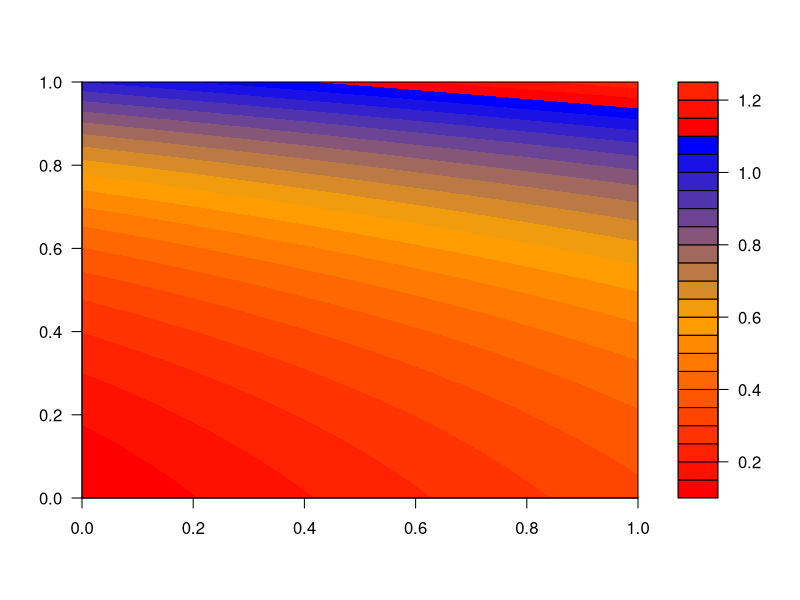

Here is the R script that generated this plot:
X11()

m <- outer (
     seq(0, 1, 0.01),
     seq(0, 1, 0.01),
     function (x,y)   10^y/10 + 0.6*sin(x/3) + 0.3*sin(x/9) + 0.1*sin(x/15)
)


filled.contour(
         m,
         col   = ( colorRampPalette(c('red', 'orange', 'blue') ))(20)
)

z <- locator(1)
